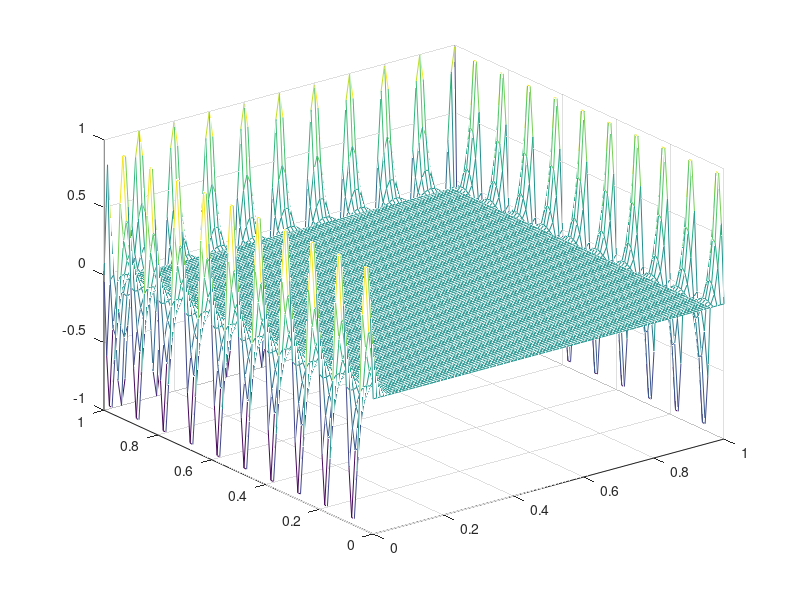

This figure's MATLAB source:
close all;
clear;
clc;

%Choose gridsize and residual size
h = 0.01;
max_res = 0.1;

%Choose the border functions
fi1 = @(x) sin(2*pi*10*x);
fi2 = @(y) cos(2*pi*10*y);
fi3 = @(x) sin(2*pi*10*x);
fi4 = @(y) 0;

%Setting up
x(1) = 0;
xf = 1;
yf = 1;
n = round((xf - x(1))/h);
x = 0:h:n*h;
y = 0:h:n*h;
z = zeros(length(x),length(y));


sum = 0;

for i = 1:length(x)
    z(i,length(y)) = fi1(x(i));
    z(length(x),i) = fi2(y(i));
    z(i,1) = fi3(x(i));
    z(1,i) = fi4(y(i));
end

%Calculate the average value
total = 4*(n + 1) - 4;
avg = sum/total;

%Set all the inner points as this average value
for i = 2:length(x) - 1
    for j = 2:length(y) - 1
            z(i,j) = avg;
    end
end

while (true)
    r_max = 0;
    for i = 2:length(x) - 1
        for j = 2:length(y) -1
            r = (z(i+1,j) + z(i-1,j) + z(i,j+1) + z(i,j-1) - 4*z(i,j))/4;
            z(i,j) = z(i,j) + r;
            if(abs(r) > r_max)
                r_max = abs(r);
            end
        end
    end
    if(r_max < max_res)
        break;
    end
end

mesh(x,y,z);
